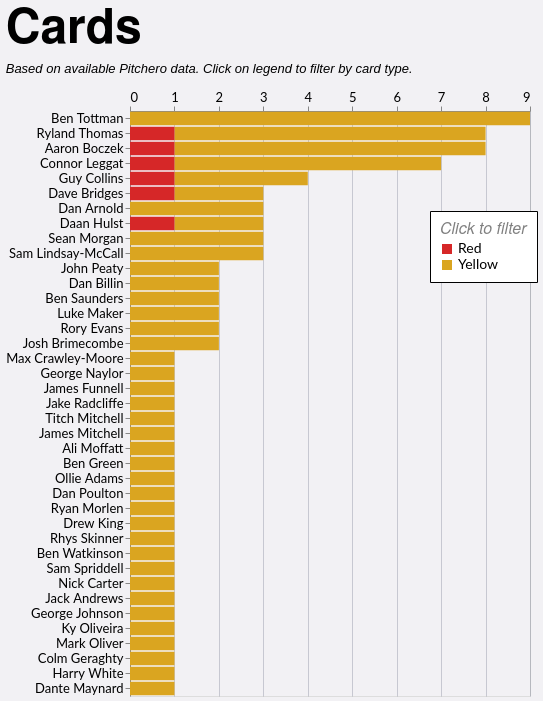

Write the Vega-Lite specification saved for this chart.
### Vega-Lite specification from a JSON file in a GitHub repository (floating-point values rounded to 4 significant figures)
{"config": {"axis": {"labelFont": "Lato, sans-serif", "titleFont": "PT Sans Narrow, Helvetica Neue, Helvetica, Arial, sans-serif", "labelFontSize": 13, "titleFontSize": 24, "gridColor": "#202947", "gridOpacity": 0.2}, "header": {"labelFont": "PT Sans Narrow, Helvetica Neue, Helvetica, Arial, sans-serif", "titleFont": "PT Sans Narrow, Helvetica Neue, Helvetica, Arial, sans-serif", "labelFontSize": 24, "titleFontSize": 28, "labelFontWeight": "bold", "orient": "left"}, "legend": {"labelFont": "Lato, sans-serif", "titleFont": "PT Sans Narrow, Helvetica Neue, Helvetica, Arial, sans-serif", "labelFontSize": 14, "titleFontSize": 16, "titlePadding": 5, "fillColor": "white", "strokeColor": "black", "padding": 10, "titleFontWeight": "lighter", "titleFontStyle": "italic", "titleColor": "gray", "offset": 10}, "title": {"font": "PT Sans Narrow, Helvetica Neue, Helvetica, Arial, sans-serif", "fontSize": 48, "fontWeight": "bold", "anchor": "start", "align": "center", "titlePadding": 20, "subtitlePadding": 10, "subtitleFontSize": 13, "subtitleColor": "", "subtitleFontStyle": "italic", "offset": 15, "color": "black"}, "axisX": {"labelAngle": 0}, "facet": {"title": null, "header": null, "align": {"row": "each", "column": "each"}}, "resolve": {"scale": {"y": "independent", "facet": "independent"}}, "background": "#f2f1f4"}, "data": {"name": "data-141f52603bc07bd071fe11497ac31424"}, "mark": {"type": "bar"}, "encoding": {"color": {"field": "event", "legend": {"legendX": 300, "legendY": 100, "orient": "none", "title": "Click to filter"}, "scale": {"domain": ["Red", "Yellow"], "range": ["#d62728", "goldenrod"]}, "type": "nominal"}, "tooltip": [{"field": "player", "title": "Player", "type": "nominal"}, {"field": "event", "title": "Card Type", "type": "nominal"}, {"aggregate": "sum", "field": "count", "title": "Cards", "type": "quantitative"}, {"aggregate": "sum", "field": "A", "title": "Games", "type": "quantitative"}], "x": {"aggregate": "sum", "axis": {"format": "d", "orient": "top", "title": null}, "field": "count", "type": "quantitative"}, "y": {"field": "player", "sort": "-x", "title": null, "type": "nominal"}}, "height": {"step": 15}, "title": {"text": "Cards", "subtitle": "Based on available Pitchero data. Click on legend to filter by card type."}, "width": 400, "$schema": "https://vega.github.io/schema/vega-lite/v5.20.1.json", "datasets": {"data-141f52603bc07bd071fe11497ac31424": [{"player": "Ben Tottman", "season": "2025/26", "squad": "1st", "player_join": "B Tottman", "A": 5, "event": "Yellow", "count": 1}, {"player": "Max Crawley-Moore", "season": "2023/24", "squad": "1st", "player_join": "M Crawley-Moore", "A": 16, "event": "Yellow", "count": 1}, {"player": "George Naylor", "season": "2024/25", "squad": "2nd", "player_join": "G Naylor", "A": 10, "event": "Yellow", "count": 1}, {"player": "Ben Tottman", "season": "2024/25", "squad": "1st", "player_join": "B Tottman", "A": 19, "event": "Yellow", "count": 3}, {"player": "Ben Tottman", "season": "2023/24", "squad": "1st", "player_join": "B Tottman", "A": 25, "event": "Yellow", "count": 2}, {"player": "Ben Tottman", "season": "2022/23", "squad": "1st", "player_join": "B Tottman", "A": 19, "event": "Yellow", "count": 2}, {"player": "Ben Tottman", "season": "2019/20", "squad": "1st", "player_join": "B Tottman", "A": 12, "event": "Yellow", "count": 1}, {"player": "James Funnell", "season": "2021/22", "squad": "1st", "player_join": "J Funnell", "A": 12, "event": "Yellow", "count": 1}, {"player": "Jake Radcliffe", "season": "2023/24", "squad": "1st", "player_join": "J Radcliffe", "A": 18, "event": "Yellow", "count": 1}, {"player": "John Peaty", "season": "2025/26", "squad": "1st", "player_join": "J Peaty", "A": 6, "event": "Yellow", "count": 1}, {"player": "Titch Mitchell", "season": "2022/23", "squad": "1st", "player_join": "T Mitchell", "A": 2, "event": "Yellow", "count": 1}, {"player": "James Mitchell", "season": "2022/23", "squad": "1st", "player_join": "T Mitchell", "A": 2, "event": "Yellow", "count": 1}, {"player": "John Peaty", "season": "2023/24", "squad": "1st", "player_join": "J Peaty", "A": 13, "event": "Yellow", "count": 1}, {"player": "Ali Moffatt", "season": "2025/26", "squad": "1st", "player_join": "A Moffatt", "A": 4, "event": "Yellow", "count": 1}, {"player": "Ben Green", "season": "2024/25", "squad": "2nd", "player_join": "B Green", "A": 13, "event": "Yellow", "count": 1}, {"player": "Dave Bridges", "season": "2023/24", "squad": "1st", "player_join": "D Bridges", "A": 17, "event": "Yellow", "count": 1}, {"player": "Dave Bridges", "season": "2022/23", "squad": "1st", "player_join": "D Bridges", "A": 15, "event": "Yellow", "count": 1}, {"player": "Dave Bridges", "season": "2023/24", "squad": "1st", "player_join": "D Bridges", "A": 17, "event": "Red", "count": 1}, {"player": "Ollie Adams", "season": "2023/24", "squad": "2nd", "player_join": "O Adams", "A": 1, "event": "Yellow", "count": 1}, {"player": "Connor Leggat", "season": "2024/25", "squad": "1st", "player_join": "C Leggat", "A": 11, "event": "Yellow", "count": 3}, {"player": "Ryland Thomas", "season": "2022/23", "squad": "2nd", "player_join": "R Thomas", "A": 4, "event": "Yellow", "count": 1}, {"player": "Connor Leggat", "season": "2022/23", "squad": "1st", "player_join": "C Leggat", "A": 9, "event": "Yellow", "count": 1}, {"player": "Ryland Thomas", "season": "2024/25", "squad": "1st", "player_join": "R Thomas", "A": 18, "event": "Yellow", "count": 1}, {"player": "Connor Leggat", "season": "2019/20", "squad": "1st", "player_join": "C Leggat", "A": 11, "event": "Yellow", "count": 1}, {"player": "Ryland Thomas", "season": "2024/25", "squad": "1st", "player_join": "R Thomas", "A": 18, "event": "Red", "count": 1}, {"player": "Connor Leggat", "season": "2018/19", "squad": "1st", "player_join": "C Leggat", "A": 13, "event": "Yellow", "count": 1}, {"player": "Ryland Thomas", "season": "2023/24", "squad": "1st", "player_join": "R Thomas", "A": 25, "event": "Yellow", "count": 3}, {"player": "Connor Leggat", "season": "2022/23", "squad": "1st", "player_join": "C Leggat", "A": 9, "event": "Red", "count": 1}, {"player": "Ryland Thomas", "season": "2022/23", "squad": "1st", "player_join": "R Thomas", "A": 8, "event": "Yellow", "count": 2}, {"player": "Dan Poulton", "season": "2022/23", "squad": "1st", "player_join": "D Poulton", "A": 17, "event": "Yellow", "count": 1}, {"player": "Ryan Morlen", "season": "2024/25", "squad": "2nd", "player_join": "R Morlen", "A": 6, "event": "Yellow", "count": 1}, {"player": "Drew King", "season": "2019/20", "squad": "1st", "player_join": "D King", "A": 7, "event": "Yellow", "count": 1}, {"player": "Dan Arnold", "season": "2019/20", "squad": "1st", "player_join": "D Arnold", "A": 12, "event": "Yellow", "count": 2}, {"player": "Rhys Skinner", "season": "2024/25", "squad": "1st", "player_join": "R Skinner", "A": 4, "event": "Yellow", "count": 1}, {"player": "Dan Arnold", "season": "2017/18", "squad": "1st", "player_join": "D Arnold", "A": 15, "event": "Yellow", "count": 1}, {"player": "Ben Watkinson", "season": "2023/24", "squad": "2nd", "player_join": "B Watkinson", "A": 11, "event": "Yellow", "count": 1}, {"player": "Sam Spriddell", "season": "2023/24", "squad": "1st", "player_join": "S Spriddell", "A": 11, "event": "Yellow", "count": 1}, {"player": "Dan Billin", "season": "2023/24", "squad": "1st", "player_join": "D Billin", "A": 20, "event": "Yellow", "count": 2}, {"player": "Nick Carter", "season": "2021/22", "squad": "1st", "player_join": "N Carter", "A": 4, "event": "Yellow", "count": 1}, {"player": "Ben Saunders", "season": "2022/23", "squad": "1st", "player_join": "B Saunders", "A": 7, "event": "Yellow", "count": 1}, {"player": "Luke Maker", "season": "2024/25", "squad": "1st", "player_join": "L Maker", "A": 14, "event": "Yellow", "count": 1}, {"player": "Ben Saunders", "season": "2019/20", "squad": "1st", "player_join": "B Saunders", "A": 6, "event": "Yellow", "count": 1}, {"player": "Luke Maker", "season": "2023/24", "squad": "1st", "player_join": "L Maker", "A": 13, "event": "Yellow", "count": 1}, {"player": "Rory Evans", "season": "2023/24", "squad": "2nd", "player_join": "R Evans", "A": 10, "event": "Yellow", "count": 1}, {"player": "Aaron Boczek", "season": "2024/25", "squad": "2nd", "player_join": "A Boczek", "A": 3, "event": "Yellow", "count": 2}, {"player": "Rory Evans", "season": "2021/22", "squad": "2nd", "player_join": "R Evans", "A": 15, "event": "Yellow", "count": 1}, {"player": "Aaron Boczek", "season": "2025/26", "squad": "1st", "player_join": "A Boczek", "A": 7, "event": "Yellow", "count": 2}, {"player": "Aaron Boczek", "season": "2024/25", "squad": "1st", "player_join": "A Boczek", "A": 4, "event": "Yellow", "count": 1}, {"player": "Aaron Boczek", "season": "2024/25", "squad": "1st", "player_join": "A Boczek", "A": 4, "event": "Red", "count": 1}, {"player": "Aaron Boczek", "season": "2023/24", "squad": "1st", "player_join": "A Boczek", "A": 21, "event": "Yellow", "count": 2}, {"player": "Jack Andrews", "season": "2023/24", "squad": "2nd", "player_join": "J Andrews", "A": 8, "event": "Yellow", "count": 1}, {"player": "Daan Hulst", "season": "2024/25", "squad": "2nd", "player_join": "D Hulst", "A": 4, "event": "Yellow", "count": 1}, {"player": "Daan Hulst", "season": "2023/24", "squad": "2nd", "player_join": "D Hulst", "A": 7, "event": "Yellow", "count": 1}, {"player": "Daan Hulst", "season": "2018/19", "squad": "1st", "player_join": "D Hulst", "A": 10, "event": "Red", "count": 1}, {"player": "Sean Morgan", "season": "2023/24", "squad": "1st", "player_join": "S Morgan", "A": 2, "event": "Yellow", "count": 1}, {"player": "Sean Morgan", "season": "2022/23", "squad": "1st", "player_join": "S Morgan", "A": 8, "event": "Yellow", "count": 1}, {"player": "Sean Morgan", "season": "2021/22", "squad": "1st", "player_join": "S Morgan", "A": 10, "event": "Yellow", "count": 1}, {"player": "Josh Brimecombe", "season": "2021/22", "squad": "2nd", "player_join": "J Brimecombe", "A": 6, "event": "Yellow", "count": 1}, {"player": "Sam Lindsay-McCall", "season": "2023/24", "squad": "1st", "player_join": "S Lindsay", "A": 22, "event": "Yellow", "count": 1}, {"player": "George Johnson", "season": "2022/23", "squad": "1st", "player_join": "G Johnson", "A": 17, "event": "Yellow", "count": 1}, {"player": "Ky Oliveira", "season": "2022/23", "squad": "2nd", "player_join": "K Oliveira", "A": 2, "event": "Yellow", "count": 1}, {"player": "Josh Brimecombe", "season": "2024/25", "squad": "1st", "player_join": "J Brimecombe", "A": 19, "event": "Yellow", "count": 1}, {"player": "Sam Lindsay-McCall", "season": "2021/22", "squad": "1st", "player_join": "S Lindsay", "A": 13, "event": "Yellow", "count": 2}, {"player": "Guy Collins", "season": "2024/25", "squad": "1st", "player_join": "G Collins", "A": 20, "event": "Yellow", "count": 2}, {"player": "Mark Oliver", "season": "2023/24", "squad": "1st", "player_join": "M Oliver", "A": 5, "event": "Yellow", "count": 1}, {"player": "Colm Geraghty", "season": "2023/24", "squad": "1st", "player_join": "C Geraghty", "A": 7, "event": "Yellow", "count": 1}, {"player": "Harry White", "season": "2023/24", "squad": "1st", "player_join": "H White", "A": 7, "event": "Yellow", "count": 1}, {"player": "Dante Maynard", "season": "2024/25", "squad": "1st", "player_join": "D Maynard", "A": 1, "event": "Yellow", "count": 1}, {"player": "Guy Collins", "season": "2024/25", "squad": "1st", "player_join": "G Collins", "A": 20, "event": "Red", "count": 1}, {"player": "Guy Collins", "season": "2022/23", "squad": "1st", "player_join": "G Collins", "A": 17, "event": "Yellow", "count": 1}]}}
